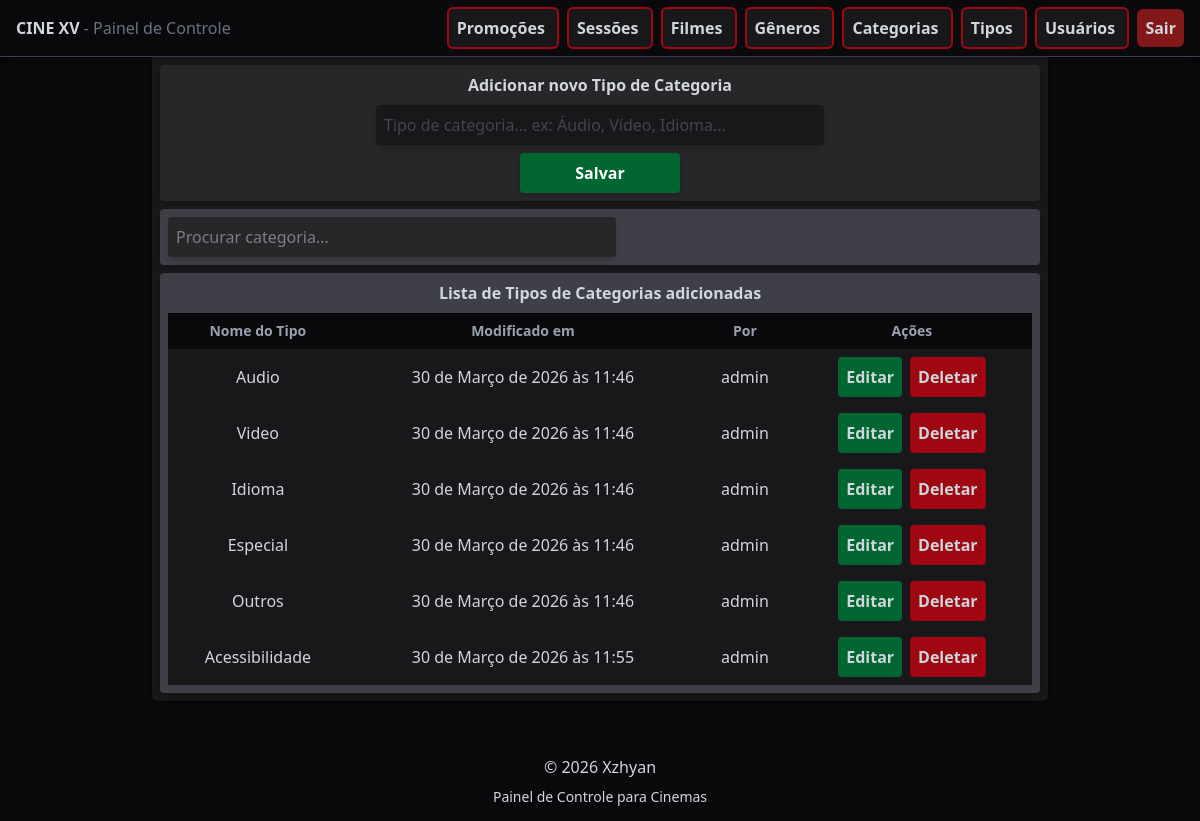
Before: /category/types (signed in) with the older database file.
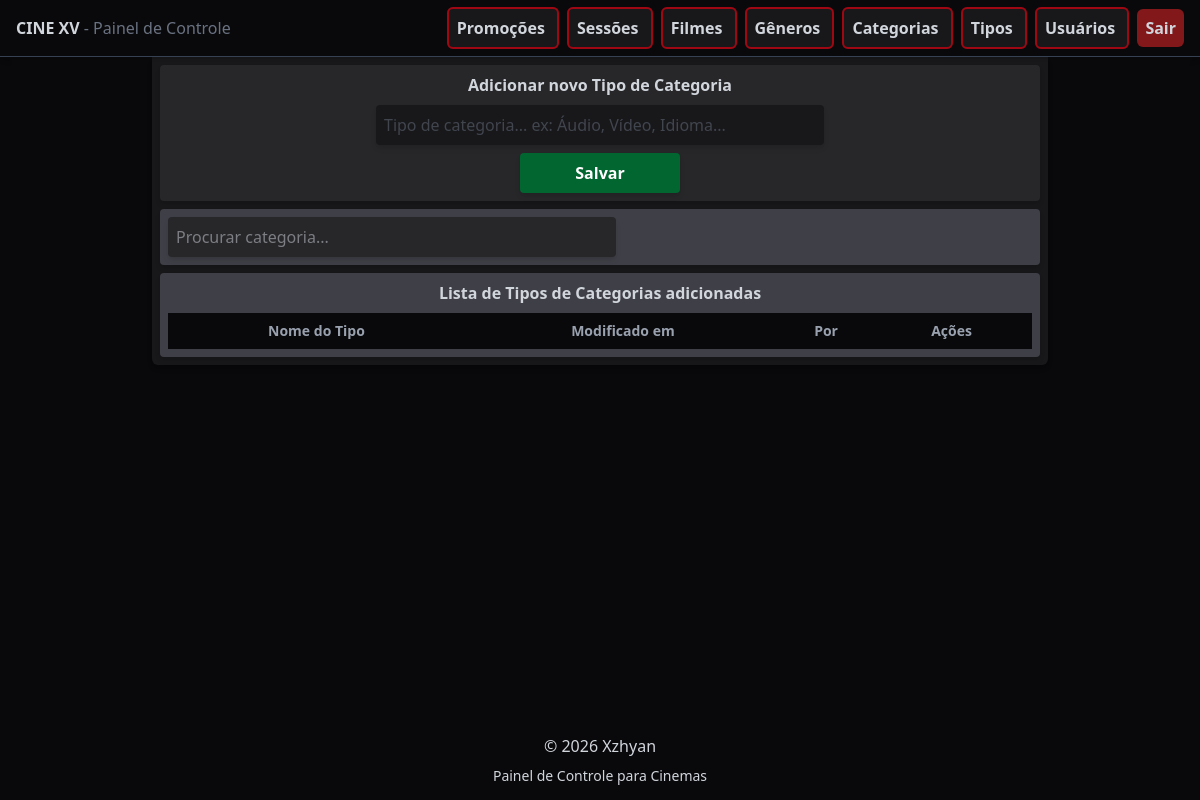
After: the same page with the newer database file.
### api/models.py (models this page shows, shortened)
class CategoryType(models.Model):
    name = models.CharField(max_length=100)
    modified_by = models.ForeignKey(User, on_delete=models.SET_NULL, null=True, related_name='mod_types')
    modified_at = models.DateTimeField(auto_now_add=True)

### control/models.py (models this page shows, shortened)
class CustomUser(AbstractBaseUser, PermissionsMixin):
    username = models.CharField(max_length=200, unique=True)
    is_active = models.BooleanField(default=False)
    is_admin = models.BooleanField(default=False)
    objects = CustomUserManager()
    USERNAME_FIELD = 'username'
    REQUIRED_FIELDS = []
    def __str__(self):
        return self.username

### control/views.py (the view)
# urls.py: path('category/types', views.catg_type, name='catg-types'),
@login_required(login_url='user-login')
def catg_type(request):
    if request.method == 'POST':
        form_type = request.POST.get('form_type')
        if form_type == 'add_form':
            form = AddCategoryTypeForm(request.POST)
            if form.is_valid:
                c_type = form.save(commit=False)
                c_type.modified_by = request.user
                c_type.save()
                messages.success(request, "Novo tipo de categoria adicionada com sucesso!")
                return redirect('catg-types')
            else:
                for field, errors in form.errors.items():
                    for error in errors:
                        messages.error(request, error)
        if form_type == 'delete_form':
            c_type_id = request.POST.get('c_type_id')
            c_type = get_object_or_404(CategoryType, id=c_type_id)
            c_type.delete()
            messages.success(request, "Tipo de categoria deletada com sucesso!")
            return redirect('catg-types')
    else:
        form = AddCategoryTypeForm()
        c_types = CategoryType.objects.all()
    context = {
        'form': form,
        'c_types': c_types
    }
    return render(request, 'category/catg_type.html', context)

### control/forms.py
class AddCategoryTypeForm(forms.ModelForm):
    class Meta:
        model = CategoryType
        fields = ['name']
        widgets = {
            'name': forms.TextInput(attrs={
                'class': "w-md bg-zinc-900 hover:bg-zinc-700 transition outline-none p-2 rounded-sm shadow-md",
                'placeholder': "Tipo de categoria... ex: Áudio, Vídeo, Idioma..."
            })
        }

### control/templates/category/catg_type.html (shortened to what this page needs)
{% extends 'base.html' %}
{% block content %}
<div class="w-4xl bg-zinc-900 mx-auto p-2 rounded-b-md space-y-2 shadow-md">
    <div class="bg-zinc-800 flex flex-col gap-2 text-center items-center rounded-sm p-2 shadow-md">
        <h1 class="font-semibold">Adicionar novo Tipo de Categoria</h1>
        <form method="POST" class="flex flex-col gap-2 text-gray-500">
            {{ form.name }}
            <button name="form_type" value="add_form" type="submit" class="w-40 mx-auto bg-green-800 hover:bg-green-600 p-2 rounded-sm text-white font-semibold cursor-pointer transition shadow-md">
                Salvar
            </button>
        </form>
    </div>
    <div class="bg-zinc-700 flex flex-col gap-2 text-center rounded-sm p-2 shadow-md">
        <input id="search-files" type="search" placeholder="Procurar categoria..." class="w-full max-w-md bg-zinc-800 hover:bg-zinc-600 transition rounded-sm p-2 shadow-md">
    </div>
    <div class="bg-zinc-700 flex flex-col gap-2 text-center items-center rounded-sm p-2 shadow-md">
        <h1 class="font-semibold">Lista de Tipos de Categorias adicionadas</h1>
        <table class="w-full text-center">
            <thead>
                <tr class="bg-zinc-950 font-semibold text-sm text-gray-400">
                    <th class="p-1">Nome do Tipo</th>
                    <th class="p-1">Modificado em</th>
                    <th class="p-1">Por</th>
                    <th class="p-2">Ações</th>
                </tr>
            </thead>
            <tbody>
                {% for type in c_types %}
                <tr class="bg-zinc-900 hover:bg-zinc-800 transition cursor-pointer">
                    <td class="p-2">{{ type.name }}</td>
                    <td class="p-2">{{ type.modified_at }}</td>
                    <td class="p-2">{{ type.modified_by }}</td>
                    <td class="p-2 flex flex-row justify-center items-center gap-2">
                        <a href="{% url 'catg-type-edit' type.id %}" class="bg-green-800 hover:bg-green-600 p-2 rounded-sm cursor-pointer transition font-semibold">
                            Editar
                        </a>
                        <form method="POST">
                            <button name="form_type" value="delete_form" class="bg-red-800 hover:bg-red-600 p-2 rounded-sm cursor-pointer transition font-semibold">
                                Deletar
                            </button>
                        </form>
                    </td>
                </tr>
                {% endfor %}
            </tbody>
        </table>
    </div>
</div>
{% endblock %}

### control/templates/base.html (shortened to what this page needs)
{% load static %}
<!doctype html>
<html lang="en">
<head>
    <script src="https://cdn.jsdelivr.net/npm/@tailwindcss/browser@4"></script>
    <link rel="stylesheet" href="{% static 'styles.css' %}">
</head>
<body class="min-h-screen flex flex-col bg-zinc-950 text-gray-300">
    <header class="sticky top-0 z-40 w-full bg-zinc-950 flex p-4 items-center justify-between shadow-md border-b border-gray-700">
        <h1 class="font-semibold">
            CINE XV
            <span class="font-normal text-gray-500">
                - Painel de Controle
            </span>
        </h1>
        {% if user.is_authenticated %}
        <nav class="text-center space-x-2">
            <a href="{% url 'promotions' %}"
                class="bg-zinc-900 hover:bg-zinc-700 cursor-pointer transition rounded-md font-semibold p-2 border-2 border-red-800">
                Promoções
            </a>
            <a href="{% url 'sessions' %}"
                class="bg-zinc-900 hover:bg-zinc-700 cursor-pointer transition rounded-md font-semibold p-2 border-2 border-red-800">
                Sessões
            </a>
            <a href="{% url 'films' %}"
                class="bg-zinc-900 hover:bg-zinc-700 cursor-pointer transition rounded-md font-semibold p-2 border-2 border-red-800">
                Filmes
            </a>
            <a href="{% url 'genres' %}"
                class="bg-zinc-900 hover:bg-zinc-700 cursor-pointer transition rounded-md font-semibold p-2 border-2 border-red-800">
                Gêneros
            </a>
            <a href="{% url 'categories' %}"
                class="bg-zinc-900 hover:bg-zinc-700 cursor-pointer transition rounded-md font-semibold p-2 border-2 border-red-800">
                Categorias
            </a>
            <a href="{% url 'catg-types' %}"
                class="bg-zinc-900 hover:bg-zinc-700 cursor-pointer transition rounded-md font-semibold p-2 border-2 border-red-800">
                Tipos
            </a>
            <a href="{% url 'users' %}"
                class="bg-zinc-900 hover:bg-zinc-700 cursor-pointer transition rounded-md font-semibold p-2 border-2 border-red-800">
                Usuários
            </a>
            <a href="{% url 'user-logout' %}"
                class="bg-red-900 hover:bg-red-700 cursor-pointer transition rounded-md font-semibold p-2">
                Sair
            </a>
        </nav>
        {% endif %}
    </header>
    <main class="flex-1">
        {% block content %}{% endblock %}
    </main>
    <footer class="flex flex-col justify-center items-center w-full h-20 bg-zinc-950 mt-10 gap-2">
        <p>&copy; 2026 Xzhyan</p>
        <p class="text-sm">Painel de Controle para Cinemas</p>
    </footer>
</body>
</html>

### control/static/styles.css (style rules this page uses)
body { background-image: url("background.png"); background-repeat: no-repeat; background-position: center center; background-size: cover; min-height: 100vh; }

Changed rows visible on the page:
removed CategoryType: name "Audio", modified_at "30 de Março de 2026 às 11:46", modified_by "admin"
removed CategoryType: name "Video", modified_at "30 de Março de 2026 às 11:46", modified_by "admin"
removed CategoryType: name "Idioma", modified_at "30 de Março de 2026 às 11:46", modified_by "admin"
removed CategoryType: name "Especial", modified_at "30 de Março de 2026 às 11:46", modified_by "admin"
removed CategoryType: name "Outros", modified_at "30 de Março de 2026 às 11:46", modified_by "admin"
removed CategoryType: name "Acessibilidade", modified_at "30 de Março de 2026 às 11:55", modified_by "admin"
